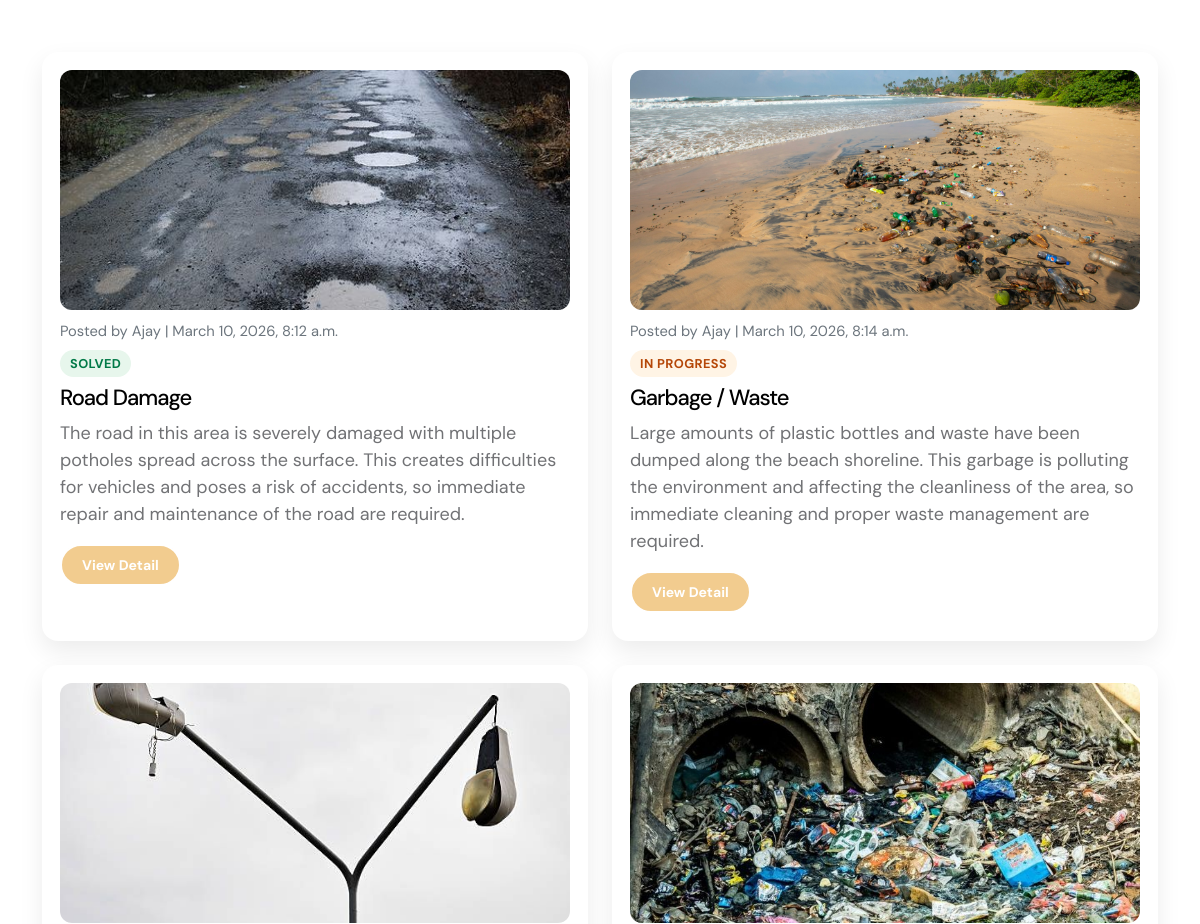
Page /WebApp/all_post/ (middle part) on the earlier database version.
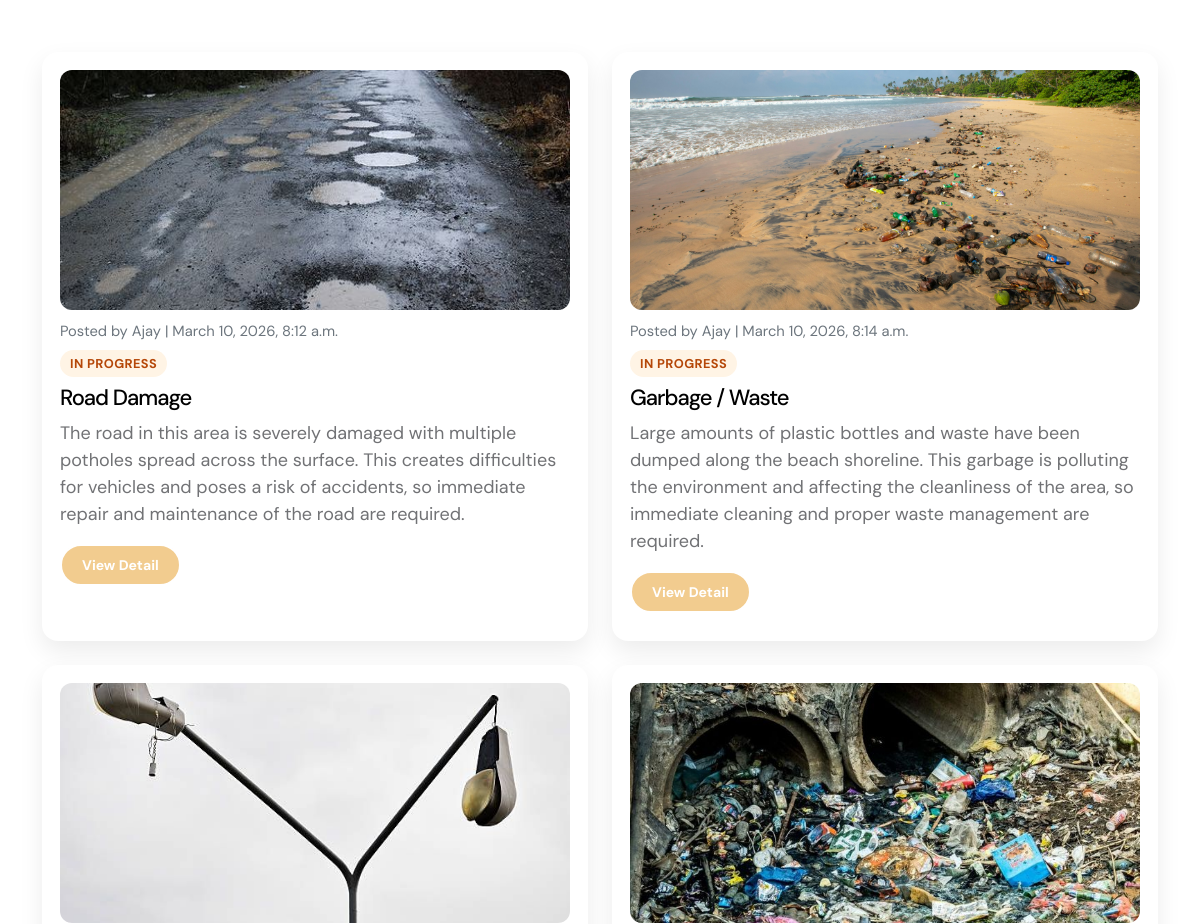
Same page on the later database version.
### WebApp/models.py (models this page shows)
class IssueDb(models.Model):
    STATUS_UNSOLVED = "unsolved"
    STATUS_IN_PROGRESS = "in_progress"
    STATUS_SOLVED = "solved"
    STATUS_CHOICES = [
        (STATUS_UNSOLVED, "Unsolved"),
        (STATUS_IN_PROGRESS, "In Progress"),
        (STATUS_SOLVED, "Solved"),
    ]
    Category = models.CharField(max_length=100)
    Image = models.ImageField(upload_to="issues", null=True, blank=True)
    Description = models.TextField()
    Contact_Number = models.CharField(max_length=20)
    Latitude = models.DecimalField(max_digits=9, decimal_places=6, null=True, blank=True)
    Longitude = models.DecimalField(max_digits=9, decimal_places=6, null=True, blank=True)
    Location = models.CharField(max_length=255)
    Created_Date = models.DateTimeField(auto_now_add=True)
    Username = models.CharField(max_length=100,null=True,blank=True)
    Status = models.CharField(max_length=20,choices=STATUS_CHOICES,default=STATUS_UNSOLVED,)

### WebApp/views.py (the view)
# urls.py: path('all_post/',views.all_post,name="all_post"),
def all_post(request):
    user = UserDb.objects.all()
    category = AddcategoryDb.objects.all()
    issues = IssueDb.objects.all()
    return render(request,"all_post.html",{"issues":issues,"user":user,"category":category})

### WebApp/templates/all_post.html (shortened to what this page needs)
<!doctype html>
{% load static %}
<html lang="en">
    <head>
        <link href="{% static 'web/css/bootstrap.min.css' %}" rel="stylesheet">
        <link href="{% static 'web/css/bootstrap-icons.css' %}" rel="stylesheet">
        <link href="{% static 'web/css/templatemo-tiya-golf-club.css' %}" rel="stylesheet">
    </head>
    <body>
        <main>
            <section class="events-section section-padding" id="section_2">
                <div class="container">
                    <div class="row g-4">
                        <div class="col-lg-12 col-12">
                        </div>
                        {% for i in issues %}
                        <div class="col-lg-6 col-12">
                            <article class="post-card">
                                <img src="{{i.Image.url}}" class="post-image" alt="Road damage issue">
                                <p class="post-meta mb-2">Posted by {{i.Username}} | {{i.Created_Date}}</p>
                                <div class="mb-2">
                                    <span class="status-badge status-{{i.Status}}">{{i.get_Status_display}}</span>
                                </div>
                                <h5 class="mb-2">{{i.Category}}</h5>
                                <p class="mb-3">{{i.Description}}</p>
                                <div class="post-actions">
                                    <a href="{% url 'view_details' issue_id=i.id %}" class="btn custom-btn custom-btn-bg-white">View Detail</a>
                                </div>
                            </article>
                        </div>
                        {% endfor %}
                    </div>
                </div>
            </section>
        </main>
    </body>
</html>

### WebApp/static/web/css/templatemo-tiya-golf-club.css (style rules this page uses)
:root { --white-color: #ffffff; --primary-color: #81B29A; --secondary-color: #3D405B; --section-bg-color: #F4F1DE; --custom-btn-bg-color: #F2CC8F; --custom-btn-bg-hover-color: #E07A5F; --dark-color: #000000; --p-color: #717275; --link-hover-color: #F2CC8F; --body-font-family: 'DM Sans', sans-serif; --h1-font-size: 42px; --h2-font-size: 36px; --h3-font-size: 28px; --h4-font-size: 24px; --h5-font-size: 22px; --h6-font-size: 20px; --p-font-size: 18px; --menu-font-size: 16px; --btn-font-size: 14px; --border-radius-large: 100px; --border-radius-medium: 20px; --border-radius-small: 10px; --font-weight-normal: 400; --font-weight-medium: 500; --font-weight-bold: 700; }
body { background-color: var(--white-color); font-family: var(--body-font-family); }
h2, h3, h4, h5, h6 { color: var(--dark-color); }
h1, h2, h3, h4, h5, h6 { font-weight: var(--font-weight-medium); letter-spacing: -1px; }
h5 { font-size: var(--h5-font-size); }
p { color: var(--p-color); font-size: var(--p-font-size); font-weight: var(--font-weight-normal); }
a, button { touch-action: manipulation; transition: all 0.3s; }
a { display: inline-block; color: var(--secondary-color); text-decoration: none; }
.section-padding { padding-top: 100px; padding-bottom: 100px; }
.custom-btn { background: var(--custom-btn-bg-color); border: 2px solid transparent; border-radius: var(--border-radius-large); color: var(--white-color); font-size: var(--btn-font-size); font-weight: var(--font-weight-bold); line-height: normal; transition: all 0.3s; padding: 10px 20px; }
.custom-btn-bg-white { border-color: var(--white-color); color: var(--white-color); }

Differences in the rows shown:
changed IssueDb "Road Damage": Status "SOLVED" → "IN PROGRESS"
